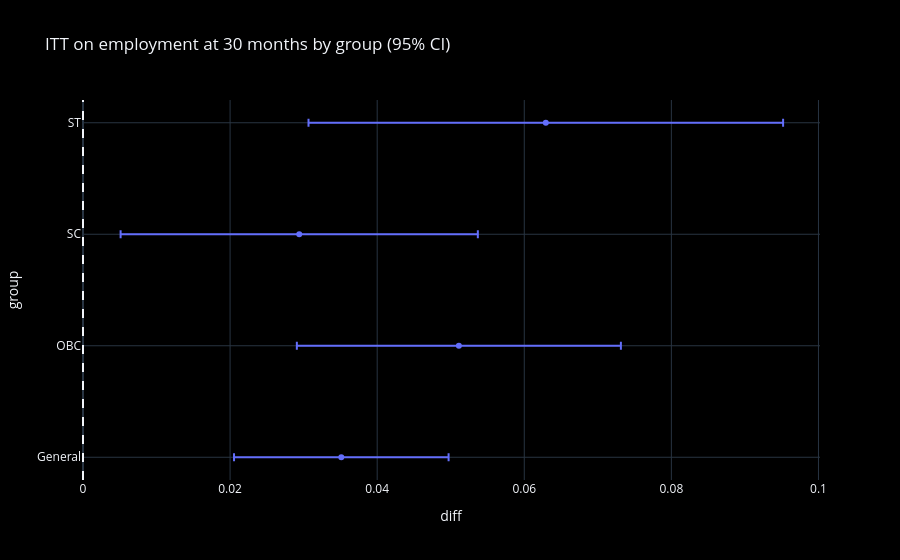

The code cell stored with this chart in its notebook:
### Code cell
g = groups[groups['outcome'] == 'employed_30mo']
fig = px.scatter(g , x='diff' , y='group' , error_x=g['ci high'] - g['diff'] , title='ITT on employment at 30 months by group (95% CI)')
fig.add_vline(x=0 , line_dash='dash')
fig.show()

### Figure 1 — Plotly figure (JSON) as saved in the notebook; plotly's stock layout.template omitted (floating-point values rounded to 4 significant figures)
{"data": [{"error_x": {"array": [0.01459, 0.02203, 0.02429, 0.03226]}, "hovertemplate": "diff=%{x}<br>group=%{y}<extra></extra>", "legendgroup": "", "marker": {"color": "#636efa", "symbol": "circle"}, "mode": "markers", "name": "", "orientation": "h", "showlegend": false, "type": "scatter", "x": [0.03512, 0.05111, 0.0294, 0.06293], "xaxis": "x", "y": ["General", "OBC", "SC", "ST"], "yaxis": "y"}], "layout": {"legend": {"tracegroupgap": 0}, "shapes": [{"line": {"dash": "dash"}, "type": "line", "x0": 0, "x1": 0, "xref": "x", "y0": 0, "y1": 1, "yref": "y domain"}], "title": {"text": "ITT on employment at 30 months by group (95% CI)"}, "xaxis": {"anchor": "y", "domain": [0.0, 1.0], "title": {"text": "diff"}}, "yaxis": {"anchor": "x", "domain": [0.0, 1.0], "title": {"text": "group"}}}}
